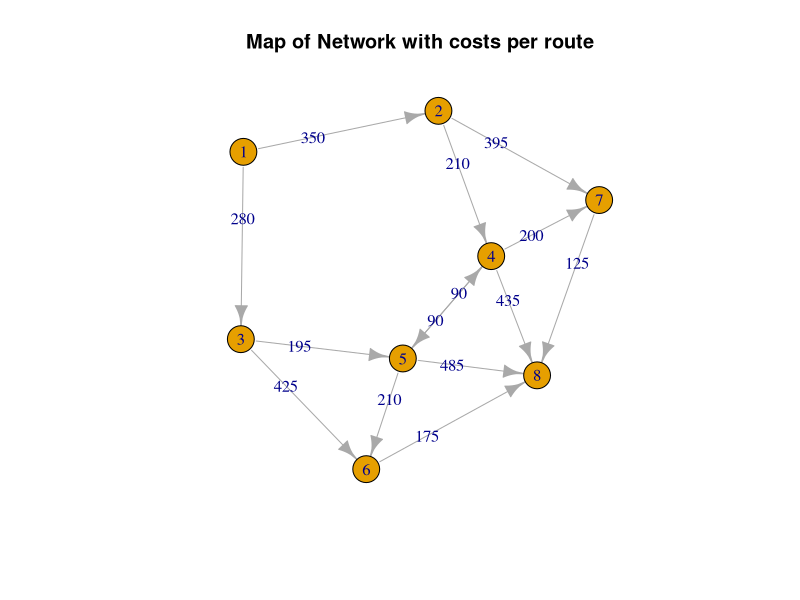
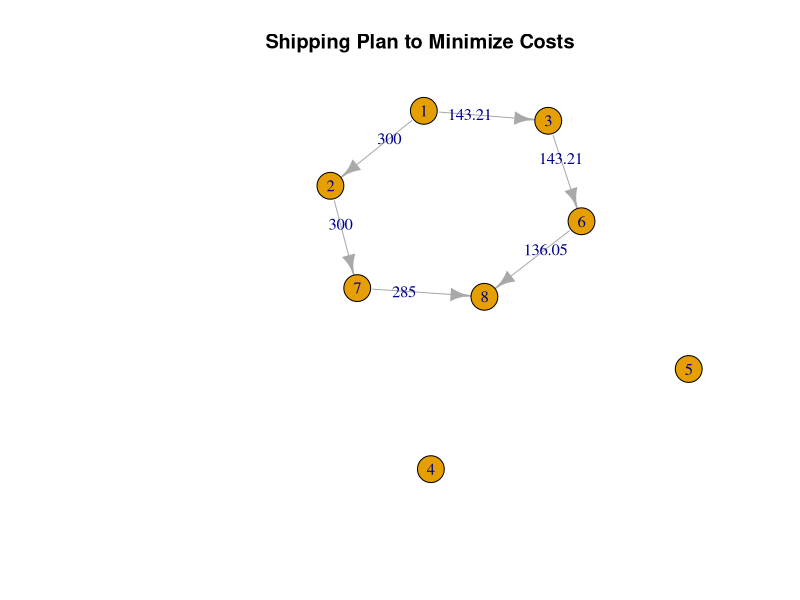

These figures' R source, in order:
## ---- chunk 1
library(igraph)
library(magrittr)

edgelist <- data.frame(
    from = c(1, 1, 2, 2, 3, 3, 4, 4, 4, 5, 5, 5, 6, 7),
    to = c(2, 3, 4, 7, 5, 6, 5, 7, 8, 4, 6, 8, 8, 8),
    ID = seq(1, 14, 1),
    capacity = c(300, 300, 300, 300, 300, 300, 150, 300, 300, 300, 300, 300, 300, 300),
    cost = c(70*5, 56*5, 42*5, 79*5, 39*5, 85*5, 18*5, 40*5, 87*5, 18*5, 42*5, 97*5, 35*5, 25*5))

g <- graph_from_edgelist(as.matrix(edgelist[,c('from','to')]))

E(g)$capacity <- edgelist$capacity
E(g)$cost <- edgelist$cost

plot(g, edge.label = E(g)$cost, main = "Map of Network with costs per route")

## ---- chunk 2
library(lpSolve)
options(scipen = 10)
f.obj <- c(70*5,56*5,42*5,79*5,39*5,85*5,18*5,40*5,87*5,18*5,42*5,97*5,35*5,25*5)
f.con <- matrix(c(1,0,-1,-1,0,0,0,0,0,0,0,0,0,0, #Node 2 constraint
                  0,1,0,0,-1,-1,0,0,0,0,0,0,0,0, #Node 3 constraint
                  0,0,.95,0,0,0,-1,-1,-1,.95,0,0,0,0, #Node 4 constraint
                  0,0,0,0,.95,0,.95,0,0,-1,-1,-1,0,0, #Node 5 constraint
                  0,0,0,0,0,.95,0,0,0,0,.95,0,-1,0, #Node 6 constraint
                  0,0,0,.95,0,0,0,.95,0,0,0,0,0,-1, #Node 7 constraint
                  0,0,0,0,0,0,0,0,.95,0,0,.95,.95,.95, #Demand constraint
                  1,0,0,0,0,0,0,0,0,0,0,0,0,0, #Arc capacity constraint
                  0,1,0,0,0,0,0,0,0,0,0,0,0,0, #Arc capacity constraint
                  0,0,1,0,0,0,0,0,0,0,0,0,0,0, #Arc capacity constraint
                  0,0,0,1,0,0,0,0,0,0,0,0,0,0, #Arc capacity constraint
                  0,0,0,0,1,0,0,0,0,0,0,0,0,0, #Arc capacity constraint
                  0,0,0,0,0,1,0,0,0,0,0,0,0,0, #Arc capacity constraint
                  0,0,0,0,0,0,1,0,0,0,0,0,0,0, #Arc capacity constraint
                  0,0,0,0,0,0,0,1,0,0,0,0,0,0, #Arc capacity constraint
                  0,0,0,0,0,0,0,0,1,0,0,0,0,0, #Arc capacity constraint
                  0,0,0,0,0,0,0,0,0,1,0,0,0,0, #Arc capacity constraint
                  0,0,0,0,0,0,0,0,0,0,1,0,0,0, #Arc capacity constraint
                  0,0,0,0,0,0,0,0,0,0,0,1,0,0, #Arc capacity constraint
                  0,0,0,0,0,0,0,0,0,0,0,0,1,0, #Arc capacity constraint
                  0,0,0,0,0,0,0,0,0,0,0,0,0,1, #Arc capacity constraint
                  1,0,0,0,0,0,0,0,0,0,0,0,0,0, #Non negativity constraint
                  0,1,0,0,0,0,0,0,0,0,0,0,0,0, #Non negativity constraint
                  0,0,1,0,0,0,0,0,0,0,0,0,0,0, #Non negativity constraint
                  0,0,0,1,0,0,0,0,0,0,0,0,0,0, #Non negativity constraint
                  0,0,0,0,1,0,0,0,0,0,0,0,0,0, #Non negativity constraint
                  0,0,0,0,0,1,0,0,0,0,0,0,0,0, #Non negativity constraint
                  0,0,0,0,0,0,1,0,0,0,0,0,0,0, #Non negativity constraint
                  0,0,0,0,0,0,0,1,0,0,0,0,0,0, #Non negativity constraint
                  0,0,0,0,0,0,0,0,1,0,0,0,0,0, #Non negativity constraint
                  0,0,0,0,0,0,0,0,0,1,0,0,0,0, #Non negativity constraint
                  0,0,0,0,0,0,0,0,0,0,1,0,0,0, #Non negativity constraint
                  0,0,0,0,0,0,0,0,0,0,0,1,0,0, #Non negativity constraint
                  0,0,0,0,0,0,0,0,0,0,0,0,1,0, #Non negativity constraint
                  0,0,0,0,0,0,0,0,0,0,0,0,0,1),nrow = 35, byrow = TRUE) #Non negativity constraint
f.dir <- c("=","=",">=",">=",">=",">=",">=","<=","<=","<=","<=","<=","<=","<=","<=","<=","<=","<=","<=","<=","<=",">=",">=",">=",">=",">=",">=",">=",">=",">=",">=",">=",">=",">=",">=")
f.rhs <- c(0,0,0,0,0,0,400,300,300,300,300,300,300,150,300,300,150,300,300,300,300,0,0,0,0,0,0,0,0,0,0,0,0,0,0)

lp("min",f.obj,f.con,f.dir,f.rhs)
round(lp("min",f.obj,f.con,f.dir,f.rhs)$solution, digits = 5)
## ---- chunk 3
edgelist <- data.frame(
    from = c(1, 1, 2, 3, 6, 7),
    to = c(2, 3, 7, 6, 8, 8),
    ID = seq(1, 6),
    capacity = c(300, 300, 300, 300, 300, 300),
    result = c(300, 143.21, 300, 143.21, 136.05, 285))

g <- graph_from_edgelist(as.matrix(edgelist[,c('from','to')]))

E(g)$cost <- edgelist$result

plot(g, edge.label = E(g)$cost, main = "Shipping Plan to Minimize Costs", xlim = c(-1,0))
